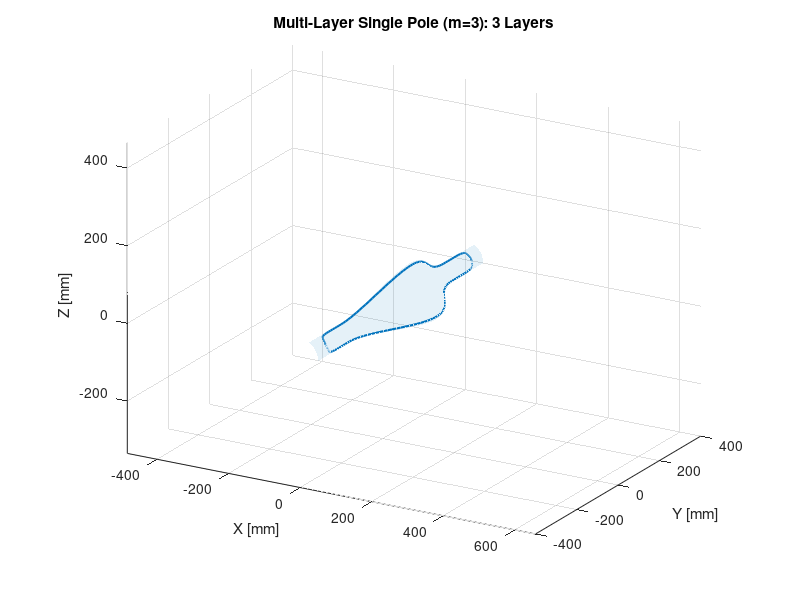

Write the MATLAB code that produced this figure. (Note: this script raises an error after producing the figure.)
% =========================================================================
% Universal DCT Generator (Multi-Layer & Single Pole)
% 
% Purpose:
%   Generates MULTIPLE LAYERS for ONE POLE of symmetry modeling in Opera.
%   (e.g., for Quadrupole m=2, generates 0-90 deg N-pole with multiple layers).
% 
% Usage in Opera:
%   1. Import all generated files.
%   2. Use "Reflection" (Mirror) or "Rotation" to generate the full magnet.
% =========================================================================

clear; clc; close all;

%% ===== 1. 用户参数配置 (User Config) =====

% --- 曲面形状选择 (1-10) ---
% 1=圆锥, 2=双曲线(1/z), 3=指数, 4=悬链面, 5=抛物面
% 6=正态钟形, 7=钟形+直管, 8=正弦波纹, 9=S形过渡, 10=1/4正弦
Surface_Type = 7; 

% --- 几何范围 [mm] ---
Z_start = -400;    
Z_end   = 400;    

% --- 线圈层数配置 ---
num_layers = 3;                      % 总层数
layer_config = struct();             % 每层配置
layer_config(1).R_entry = 50;        % 第1层入口半径
layer_config(1).R_exit_target = 150; % 第1层出口目标半径
layer_config(1).N_turns = 4;         % 第1层单极匝数
layer_config(1).radial_offset = 0;   % 径向偏移量(额外间隙)

layer_config(2).R_entry = 60;        % 第2层入口半径
layer_config(2).R_exit_target = 160; % 第2层出口目标半径
layer_config(2).N_turns = 3;         % 第2层单极匝数
layer_config(2).radial_offset = 2;   % 径向偏移量(额外间隙)

layer_config(3).R_entry = 70;        % 第3层入口半径
layer_config(3).R_exit_target = 170; % 第3层出口目标半径
layer_config(3).N_turns = 2;         % 第3层单极匝数
layer_config(3).radial_offset = 3;   % 径向偏移量(额外间隙)

% --- 极对数和对称性 ---
m = 3;            % 极对数 (m=2 -> 四极 -> 单极面为 90度)

% --- 形状函数参数 ---
ratio_entry = 0.15; % 入口端过渡区占比
ratio_exit  = 0.15; % 出口端过渡区占比

% --- 网格精度 ---
Nz = 80;          % 轴向网格点
Nphi = 40;        % 角向网格点(单个极面)

% --- 导出设置 ---
do_export = true; 
output_dir = 'dct_multi_layer_export'; 

%% ===== 2. 初始化与验证 =====
fprintf('=== 生成多层单极面模型 (Surface Type %d, %d Layers) ===\n', ...
        Surface_Type, num_layers);

% 验证层配置
if numel(layer_config) ~= num_layers
    error('层数配置错误: layer_config 元素数量必须等于 num_layers');
end

% 创建输出目录
if do_export && ~exist(output_dir, 'dir')
    mkdir(output_dir);
    fprintf('创建输出目录: %s\n', output_dir);
end

% 颜色映射 (每层不同颜色)
colors = lines(num_layers);
color_names = {'Layer 1', 'Layer 2', 'Layer 3', 'Layer 4', 'Layer 5'};

%% ===== 3. 主处理循环 (每层独立处理) =====
figure('Color','w', 'Position', [50, 50, 1200, 800]);
hold on; axis equal; grid on; view(30, 20);
xlabel('X [mm]'); ylabel('Y [mm]'); zlabel('Z [mm]');
title(sprintf('Multi-Layer Single Pole (m=%d): %d Layers', m, num_layers));
colormap(jet(num_layers));

for layer_idx = 1:num_layers
    fprintf('\n--- 处理 Layer %d ---\n', layer_idx);
    
    % 获取当前层配置
    R_entry = layer_config(layer_idx).R_entry;
    R_exit_target = layer_config(layer_idx).R_exit_target;
    N_turns = layer_config(layer_idx).N_turns;
    radial_offset = layer_config(layer_idx).radial_offset;
    
    %% ===== 3.1 生成当前层几何形状 =====
    z_vec = linspace(Z_start, Z_end, Nz);
    
    % 验证特殊曲面
    if (Surface_Type == 2 || Surface_Type == 5) && Z_start <= 0
        error('对于双曲线或抛物面，Z_start 必须大于 0！');
    end
    
    switch Surface_Type
        case 1 % Cone
            tan_alpha = (R_exit_target - R_entry) / (Z_end - Z_start);
            r_vec = R_entry + (z_vec - Z_start) * tan_alpha;
            dr_dz = repmat(tan_alpha, size(z_vec));
            name_str = 'Conical';
        case 2 % Hyperbolic (1/z)
            k_hyp = R_entry * Z_start;
            r_vec = k_hyp ./ z_vec;
            dr_dz = -k_hyp ./ (z_vec.^2);
            name_str = 'Hyperbolic (1/z)';
        case 3 % Exponential
            L_mag = Z_end - Z_start;
            k_exp = log(R_exit_target / R_entry) / L_mag;
            r_vec = R_entry * exp(k_exp * (z_vec - Z_start));
            dr_dz = r_vec * k_exp;
            name_str = 'Exponential';
        case 4 % Catenoid
            L_mag = Z_end - Z_start;
            k_cat = acosh(R_exit_target / R_entry) / L_mag;
            r_vec = R_entry * cosh(k_cat * (z_vec - Z_start));
            dr_dz = R_entry * k_cat * sinh(k_cat * (z_vec - Z_start));
            name_str = 'Catenoid';
        case 5 % Paraboloid
            k_para = Z_start / (R_entry^2);
            r_vec = sqrt(z_vec / k_para);
            dr_dz = 0.5 ./ (sqrt(z_vec * k_para) * k_para);
            name_str = 'Paraboloid';
        case 6 % Gaussian Bell
            z_center = (Z_start + Z_end)/2;
            L_half = (Z_end - Z_start)/2;
            sigma_sq = -(L_half^2) / (2 * log(R_entry / R_exit_target));
            r_vec = R_exit_target * exp(-(z_vec - z_center).^2 / (2 * sigma_sq));
            dr_dz = -r_vec .* (z_vec - z_center) / sigma_sq;
            name_str = 'Gaussian Bell';
        case 7 % Bell + Straight
            L_straight = 150; 
            z_s = Z_start + L_straight; z_e = Z_end - L_straight;
            L_bell = z_e - z_s; z_c = (z_s + z_e)/2; Amp = R_exit_target - R_entry;
            r_vec = zeros(size(z_vec)); dr_dz = zeros(size(z_vec));
            for i=1:Nz
                z=z_vec(i);
                if z<=z_s || z>=z_e
                    r_vec(i)=R_entry; 
                    dr_dz(i)=0;
                else
                    x=2*pi*(z-z_c)/L_bell; 
                    r_vec(i)=R_entry+Amp*0.5*(1+cos(x)); 
                    dr_dz(i)=Amp*0.5*(-sin(x))*(2*pi/L_bell); 
                end
            end
            name_str = 'Smooth Bell';
        case 8 % Symmetric Corrugation
            Num_Cycles = 3; Amp_Wave = 10;
            L_mag = Z_end - Z_start; z_center = (Z_start+Z_end)/2;
            k_wave = 2*pi*Num_Cycles/L_mag;
            phase = k_wave*(z_vec-z_center);
            r_vec = R_entry + Amp_Wave*cos(phase);
            dr_dz = -Amp_Wave*k_wave*sin(phase);
            name_str = 'Corrugated';
        case 9 % Sigmoid
            z_c = (Z_start+Z_end)/2; w=(Z_end-Z_start)/6;
            R_diff=R_exit_target-R_entry; R_mean=(R_entry+R_exit_target)/2;
            val=(z_vec-z_c)/w;
            r_vec=R_mean+(R_diff/2)*tanh(val);
            dr_dz=(R_diff/2)*(sech(val).^2)*(1/w);
            name_str = 'Sigmoid';
        case 10 % Sine Quarter
            L_mag=Z_end-Z_start; Amp=R_exit_target-R_entry;
            x=(pi/2)*(z_vec-Z_start)/L_mag;
            r_vec=R_entry+Amp*sin(x);
            dr_dz=Amp*cos(x)*(pi/(2*L_mag));
            name_str = 'Sine 1/4';
    end
    
    % 应用径向偏移
    r_vec = r_vec + radial_offset;
    fprintf('Layer %d: 应用径向偏移 = %.2f mm\n', layer_idx, radial_offset);
    
    % 保角映射积分
    integrand = sqrt(1 + dr_dz.^2) ./ r_vec;
    u_vec = cumtrapz(z_vec, integrand); 
    u_max = max(u_vec);
    
    %% ===== 3.2 单极面流函数场 =====
    phi_max = pi / m; 
    phi_vec = linspace(0, phi_max, Nphi);
    
    [U_grid, Phi_grid] = meshgrid(u_vec, phi_vec);
    
    % 形状函数 (轴向)
    u_len_entry = u_max * ratio_entry;
    u_len_exit  = u_max * ratio_exit;
    u_s = u_len_entry;
    u_e = u_max - u_len_exit;
    
    f_u = zeros(size(U_grid));
    for i = 1:numel(U_grid)
        u_val = U_grid(i);
        if u_val < u_s
            f_u(i) = cos(pi * (u_s - u_val) / u_len_entry);
        elseif u_val <= u_e
            f_u(i) = 1;
        else
            f_u(i) = cos(pi * (u_val - u_e) / u_len_exit);
        end
    end
    f_u(f_u < 0) = 0; % 负值截断
    
    % 计算流函数
    Psi = sin(m * Phi_grid) .* f_u;
    
    %% ===== 3.3 参考曲面可视化 =====
    theta_surf = linspace(0, phi_max, 40);
    [Z_surf, T_surf] = meshgrid(z_vec, theta_surf);
    R_surf = interp1(z_vec, r_vec, Z_surf); 
    X_surf = R_surf .* cos(T_surf);
    Y_surf = R_surf .* sin(T_surf);
    surf(X_surf, Z_surf, Y_surf, ...
        'FaceAlpha', 0.1, ...
        'EdgeColor', 'none', ...
        'FaceColor', colors(layer_idx,:), ...
        'DisplayName', sprintf('Layer %d Surface', layer_idx));
    
    %% ===== 3.4 离散化与导出 =====
    % 专利公式离散化
    i_vec = 1:N_turns;
    psi_targets = (i_vec - 0.5) / N_turns;
    
    % 提取等值线
    C_mat = contourc(u_vec, phi_vec, Psi, psi_targets);
    
    idx = 1;
    coil_count = 0;
    limit = size(C_mat, 2);
    
    % 存储当前层所有线圈
    all_coils = {};
    
    while idx < limit
        num_pts = C_mat(2, idx);
        idx = idx + 1;
        
        u_seg = C_mat(1, idx : idx+num_pts-1);
        phi_seg = C_mat(2, idx : idx+num_pts-1);
        
        % 逆映射
        z_base = interp1(u_vec, z_vec, u_seg, 'pchip');
        r_base = interp1(z_vec, r_vec, z_base, 'pchip');
        dr_dz_base = interp1(z_vec, dr_dz, z_base, 'pchip');
        
        x_base = r_base .* cos(phi_seg);
        y_base = r_base .* sin(phi_seg);
        
        xyz_coords = [x_base(:), y_base(:), z_base(:)];
        all_coils{end+1} = xyz_coords; % 存储线圈坐标
        
        % 绘图 (按层着色)
        plot3(x_base, z_base, y_base, ...
            'Color', colors(layer_idx,:), ...
            'LineWidth', 1.5, ...
            'DisplayName', sprintf('Layer %d, Coil %d', layer_idx, coil_count+1));
        
        % 导出数据
        if do_export
            coil_count = coil_count + 1;
            full_data = calculate_tnb(xyz_coords, phi_seg(:), dr_dz_base(:));
            
            % 创建层专用子目录
            layer_dir = fullfile(output_dir, sprintf('layer_%02d', layer_idx));
            if ~exist(layer_dir, 'dir')
                mkdir(layer_dir);
            end
            
            fn = fullfile(layer_dir, sprintf('coil_%03d.txt', coil_count));
            try
                writematrix(full_data, fn, 'Delimiter', ' ');
                fprintf('  导出: %s (点数: %d)\n', fn, size(full_data,1));
            catch ME
                warning('导出失败: %s\n错误: %s', fn, ME.message);
            end
        end
        
        idx = idx + num_pts;
    end
    
    fprintf('Layer %d: 生成 %d 个线圈 (单极)\n', layer_idx, coil_count);
end

%% ===== 4. 完成与提示 =====
axis tight; camlight; lighting gouraud;
legend('Location', 'northeastoutside');
set(gca, 'FontSize', 10, 'FontWeight', 'bold');
colorbar('Ticks', 1:num_layers, 'TickLabels', color_names(1:num_layers));

fprintf('\n=== 多层单极面生成完毕 ===\n');
fprintf('总层数: %d\n', num_layers);
fprintf('Opera 提示:\n');
fprintf('1. 导入所有层目录中的线圈文件\n');
fprintf('2. 使用 Symmetry 功能生成完整磁体:\n');
fprintf('   - 选择 "Rotation" 对称\n');
fprintf('   - 旋转角度: 360/(2*m) = %.1f 度\n', 180/m);
fprintf('   - 重复次数: %d 次\n', 2*m-1);
fprintf('3. 建议创建材料组以管理不同层\n');

%% ===== TNB 计算函数 =====
function full_data = calculate_tnb(xyz_coords, phi_vec, dr_dz_vec)
    num_pts = size(xyz_coords, 1);
    if num_pts < 3
        full_data = [];
        return;
    end
    
    % 1. T (切向量)
    tangents = zeros(num_pts, 3);
    % 内部点中心差分
    for i = 2:num_pts-1
        v1 = xyz_coords(i, :) - xyz_coords(i-1, :);
        v2 = xyz_coords(i+1, :) - xyz_coords(i, :);
        t_avg = (v1/norm(v1)) + (v2/norm(v2));
        tangents(i, :) = t_avg / (norm(t_avg) + eps);
    end
    % 端点单边差分
    tangents(1,:) = xyz_coords(2,:) - xyz_coords(1,:);
    tangents(end,:) = xyz_coords(end,:) - xyz_coords(end-1,:);
    tangents = tangents ./ (vecnorm(tangents, 2, 2) + eps);
    
    % 2. B (曲面法向量)
    norm_fac = sqrt(1 + dr_dz_vec.^2) + eps;
    nx = cos(phi_vec) ./ norm_fac;
    ny = sin(phi_vec) ./ norm_fac;
    nz = -dr_dz_vec   ./ norm_fac;
    B_vecs = [nx, ny, nz];
    
    % 3. N (主法向量)
    N_vecs = cross(B_vecs, tangents, 2);
    N_norms = vecnorm(N_vecs, 2, 2);
    N_vecs = N_vecs ./ (N_norms + eps);
    
    % 4. 修正B (确保正交)
    B_vecs = cross(tangents, N_vecs, 2);
    B_vecs = B_vecs ./ (vecnorm(B_vecs, 2, 2) + eps);
    
    % 组合输出 [x y z Tx Ty Tz Nx Ny Nz Bx By Bz]
    full_data = [xyz_coords, tangents, N_vecs, B_vecs];
end
